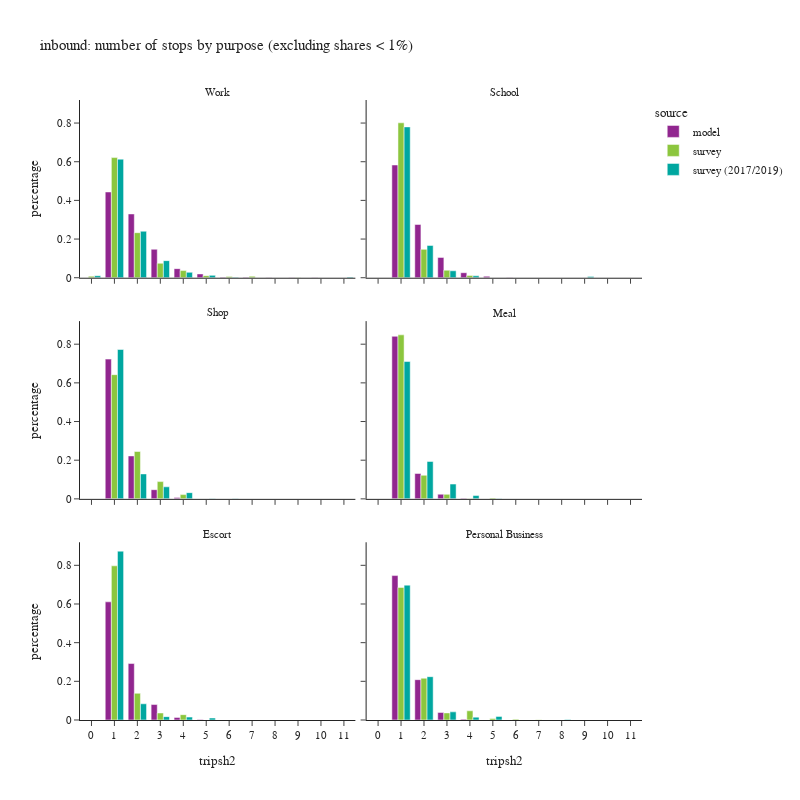

Notebook source saved alongside this figure:
### Code cell
df_plot = df_tour.groupby(['tripsh2','pdpurp_label','source'])['toexpfac'].sum().reset_index()
df_plot['percentage'] = df_plot.groupby(['pdpurp_label','source'], group_keys=False)['toexpfac']. \
    apply(lambda x: x / float(x.sum()))
df_plot2 = df_plot.loc[df_plot['percentage'] > 0.001]

fig = px.bar(df_plot2.sort_values(['source','pdpurp_label']),
             x="tripsh2", y="percentage", color="source",barmode="group",
             facet_col='pdpurp_label', facet_col_wrap=2,
             hover_data=['toexpfac'],
             title="inbound: number of stops by purpose (excluding shares < 1%)")
fig.update_layout(height=800, width=800)
fig.for_each_annotation(lambda a: a.update(text = a.text.split("=")[-1]))
fig.for_each_xaxis(lambda a: a.update(dict(dtick = 1, categoryorder='category ascending')))
fig.show()

### Figure 1 — Plotly figure (JSON) as saved in the notebook; plotly's stock layout.template omitted (floating-point values rounded to 4 significant figures)
{"data": [{"alignmentgroup": "True", "customdata": [[694700.0], [516700.0], [230400.0], [73580.0], [30930.0], [4710.0], [3679.0], [2856.0], [2255.0], [1610.0]], "hovertemplate": "source=model<br>pdpurp_label=Work<br>tripsh2=%{x}<br>percentage=%{y}<br>toexpfac=%{customdata[0]}<extra></extra>", "legendgroup": "model", "marker": {"color": "#91268F", "pattern": {"shape": ""}}, "name": "model", "offsetgroup": "model", "orientation": "v", "showlegend": true, "textposition": "auto", "type": "bar", "x": [1, 2, 3, 4, 5, 6, 7, 8, 9, 10], "xaxis": "x5", "y": [0.4435, 0.3299, 0.1471, 0.04698, 0.01975, 0.003007, 0.002349, 0.001824, 0.00144, 0.001028], "yaxis": "y5"}, {"alignmentgroup": "True", "customdata": [[335900.0], [158700.0], [60530.0], [14960.0], [4294.0], [591.0]], "hovertemplate": "source=model<br>pdpurp_label=School<br>tripsh2=%{x}<br>percentage=%{y}<br>toexpfac=%{customdata[0]}<extra></extra>", "legendgroup": "model", "marker": {"color": "#91268F", "pattern": {"shape": ""}}, "name": "model", "offsetgroup": "model", "orientation": "v", "showlegend": false, "textposition": "auto", "type": "bar", "x": [1, 2, 3, 4, 5, 6], "xaxis": "x6", "y": [0.5831, 0.2754, 0.1051, 0.02598, 0.007454, 0.001026], "yaxis": "y6"}, {"alignmentgroup": "True", "customdata": [[484500.0], [148800.0], [31860.0], [4348.0], [673.0]], "hovertemplate": "source=model<br>pdpurp_label=Shop<br>tripsh2=%{x}<br>percentage=%{y}<br>toexpfac=%{customdata[0]}<extra></extra>", "legendgroup": "model", "marker": {"color": "#91268F", "pattern": {"shape": ""}}, "name": "model", "offsetgroup": "model", "orientation": "v", "showlegend": false, "textposition": "auto", "type": "bar", "x": [1, 2, 3, 4, 5], "xaxis": "x3", "y": [0.7228, 0.222, 0.04753, 0.006487, 0.001004], "yaxis": "y3"}, {"alignmentgroup": "True", "customdata": [[573800.0], [89620.0], [16420.0], [2288.0]], "hovertemplate": "source=model<br>pdpurp_label=Meal<br>tripsh2=%{x}<br>percentage=%{y}<br>toexpfac=%{customdata[0]}<extra></extra>", "legendgroup": "model", "marker": {"color": "#91268F", "pattern": {"shape": ""}}, "name": "model", "offsetgroup": "model", "orientation": "v", "showlegend": false, "textposition": "auto", "type": "bar", "x": [1, 2, 3, 4], "xaxis": "x4", "y": [0.8407, 0.1313, 0.02405, 0.003352], "yaxis": "y4"}, {"alignmentgroup": "True", "customdata": [[477300.0], [228100.0], [62480.0], [10560.0], [2123.0]], "hovertemplate": "source=model<br>pdpurp_label=Escort<br>tripsh2=%{x}<br>percentage=%{y}<br>toexpfac=%{customdata[0]}<extra></extra>", "legendgroup": "model", "marker": {"color": "#91268F", "pattern": {"shape": ""}}, "name": "model", "offsetgroup": "model", "orientation": "v", "showlegend": false, "textposition": "auto", "type": "bar", "x": [1, 2, 3, 4, 5], "xaxis": "x", "y": [0.6111, 0.292, 0.07998, 0.01351, 0.002718], "yaxis": "y"}, {"alignmentgroup": "True", "customdata": [[266500.0], [74410.0], [14000.0], [1620.0]], "hovertemplate": "source=model<br>pdpurp_label=Personal Business<br>tripsh2=%{x}<br>percentage=%{y}<br>toexpfac=%{customdata[0]}<extra></extra>", "legendgroup": "model", "marker": {"color": "#91268F", "pattern": {"shape": ""}}, "name": "model", "offsetgroup": "model", "orientation": "v", "showlegend": false, "textposition": "auto", "type": "bar", "x": [1, 2, 3, 4], "xaxis": "x2", "y": [0.7469, 0.2086, 0.03926, 0.004541], "yaxis": "y2"}, {"alignmentgroup": "True", "customdata": [[10300.0], [830600.0], [311500.0], [99880.0], [49380.0], [14460.0], [7817.0], [10020.0], [1387.0]], "hovertemplate": "source=survey<br>pdpurp_label=Work<br>tripsh2=%{x}<br>percentage=%{y}<br>toexpfac=%{customdata[0]}<extra></extra>", "legendgroup": "survey", "marker": {"color": "#8CC63E", "pattern": {"shape": ""}}, "name": "survey", "offsetgroup": "survey", "orientation": "v", "showlegend": true, "textposition": "auto", "type": "bar", "x": [0, 1, 2, 3, 4, 5, 6, 7, 9], "xaxis": "x5", "y": [0.007707, 0.6214, 0.233, 0.07473, 0.03694, 0.01082, 0.005849, 0.007496, 0.001038], "yaxis": "y5"}, {"alignmentgroup": "True", "customdata": [[416600.0], [76270.0], [20230.0], [6342.0]], "hovertemplate": "source=survey<br>pdpurp_label=School<br>tripsh2=%{x}<br>percentage=%{y}<br>toexpfac=%{customdata[0]}<extra></extra>", "legendgroup": "survey", "marker": {"color": "#8CC63E", "pattern": {"shape": ""}}, "name": "survey", "offsetgroup": "survey", "orientation": "v", "showlegend": false, "textposition": "auto", "type": "bar", "x": [1, 2, 3, 4], "xaxis": "x6", "y": [0.8013, 0.1467, 0.03891, 0.0122], "yaxis": "y6"}, {"alignmentgroup": "True", "customdata": [[386300.0], [147300.0], [53680.0], [13340.0]], "hovertemplate": "source=survey<br>pdpurp_label=Shop<br>tripsh2=%{x}<br>percentage=%{y}<br>toexpfac=%{customdata[0]}<extra></extra>", "legendgroup": "survey", "marker": {"color": "#8CC63E", "pattern": {"shape": ""}}, "name": "survey", "offsetgroup": "survey", "orientation": "v", "showlegend": false, "textposition": "auto", "type": "bar", "x": [1, 2, 3, 4], "xaxis": "x3", "y": [0.6424, 0.2449, 0.08927, 0.02218], "yaxis": "y3"}, {"alignmentgroup": "True", "customdata": [[337700.0], [48550.0], [9245.0], [679.1], [1981.0]], "hovertemplate": "source=survey<br>pdpurp_label=Meal<br>tripsh2=%{x}<br>percentage=%{y}<br>toexpfac=%{customdata[0]}<extra></extra>", "legendgroup": "survey", "marker": {"color": "#8CC63E", "pattern": {"shape": ""}}, "name": "survey", "offsetgroup": "survey", "orientation": "v", "showlegend": false, "textposition": "auto", "type": "bar", "x": [1, 2, 3, 4, 5], "xaxis": "x4", "y": [0.8482, 0.1219, 0.02322, 0.001705, 0.004975], "yaxis": "y4"}, {"alignmentgroup": "True", "customdata": [[526600.0], [91170.0], [23930.0], [18220.0]], "hovertemplate": "source=survey<br>pdpurp_label=Escort<br>tripsh2=%{x}<br>percentage=%{y}<br>toexpfac=%{customdata[0]}<extra></extra>", "legendgroup": "survey", "marker": {"color": "#8CC63E", "pattern": {"shape": ""}}, "name": "survey", "offsetgroup": "survey", "orientation": "v", "showlegend": false, "textposition": "auto", "type": "bar", "x": [1, 2, 3, 4], "xaxis": "x", "y": [0.7974, 0.138, 0.03624, 0.02758], "yaxis": "y"}, {"alignmentgroup": "True", "customdata": [[210200.0], [66270.0], [11260.0], [14570.0], [2361.0], [1247.0], [479.3]], "hovertemplate": "source=survey<br>pdpurp_label=Personal Business<br>tripsh2=%{x}<br>percentage=%{y}<br>toexpfac=%{customdata[0]}<extra></extra>", "legendgroup": "survey", "marker": {"color": "#8CC63E", "pattern": {"shape": ""}}, "name": "survey", "offsetgroup": "survey", "orientation": "v", "showlegend": false, "textposition": "auto", "type": "bar", "x": [1, 2, 3, 4, 5, 6, 7], "xaxis": "x2", "y": [0.6857, 0.2162, 0.03673, 0.04753, 0.007702, 0.004066, 0.001563], "yaxis": "y2"}, {"alignmentgroup": "True", "customdata": [[17190.0], [1003000.0], [393200.0], [144600.0], [45630.0], [19990.0], [3356.0], [6034.0]], "hovertemplate": "source=survey (2017/2019)<br>pdpurp_label=Work<br>tripsh2=%{x}<br>percentage=%{y}<br>toexpfac=%{customdata[0]}<extra></extra>", "legendgroup": "survey (2017/2019)", "marker": {"color": "#00A7A0", "pattern": {"shape": ""}}, "name": "survey (2017/2019)", "offsetgroup": "survey (2017/2019)", "orientation": "v", "showlegend": true, "textposition": "auto", "type": "bar", "x": [0, 1, 2, 3, 4, 5, 6, 11], "xaxis": "x5", "y": [0.01051, 0.6133, 0.2405, 0.08847, 0.02791, 0.01223, 0.002052, 0.003691], "yaxis": "y5"}, {"alignmentgroup": "True", "customdata": [[409900.0], [87780.0], [18860.0], [5201.0], [3064.0]], "hovertemplate": "source=survey (2017/2019)<br>pdpurp_label=School<br>tripsh2=%{x}<br>percentage=%{y}<br>toexpfac=%{customdata[0]}<extra></extra>", "legendgroup": "survey (2017/2019)", "marker": {"color": "#00A7A0", "pattern": {"shape": ""}}, "name": "survey (2017/2019)", "offsetgroup": "survey (2017/2019)", "orientation": "v", "showlegend": false, "textposition": "auto", "type": "bar", "x": [1, 2, 3, 4, 9], "xaxis": "x6", "y": [0.7802, 0.1671, 0.03589, 0.0099, 0.005833], "yaxis": "y6"}, {"alignmentgroup": "True", "customdata": [[607400.0], [101500.0], [48990.0], [25260.0], [1334.0], [1738.0]], "hovertemplate": "source=survey (2017/2019)<br>pdpurp_label=Shop<br>tripsh2=%{x}<br>percentage=%{y}<br>toexpfac=%{customdata[0]}<extra></extra>", "legendgroup": "survey (2017/2019)", "marker": {"color": "#00A7A0", "pattern": {"shape": ""}}, "name": "survey (2017/2019)", "offsetgroup": "survey (2017/2019)", "orientation": "v", "showlegend": false, "textposition": "auto", "type": "bar", "x": [1, 2, 3, 4, 5, 6], "xaxis": "x3", "y": [0.7726, 0.1291, 0.06231, 0.03213, 0.001697, 0.002211], "yaxis": "y3"}, {"alignmentgroup": "True", "customdata": [[262300.0], [71480.0], [28250.0], [6376.0], [832.8]], "hovertemplate": "source=survey (2017/2019)<br>pdpurp_label=Meal<br>tripsh2=%{x}<br>percentage=%{y}<br>toexpfac=%{customdata[0]}<extra></extra>", "legendgroup": "survey (2017/2019)", "marker": {"color": "#00A7A0", "pattern": {"shape": ""}}, "name": "survey (2017/2019)", "offsetgroup": "survey (2017/2019)", "orientation": "v", "showlegend": false, "textposition": "auto", "type": "bar", "x": [1, 2, 3, 4, 5], "xaxis": "x4", "y": [0.7102, 0.1935, 0.07649, 0.01726, 0.002255], "yaxis": "y4"}, {"alignmentgroup": "True", "customdata": [[379800.0], [36480.0], [7596.0], [6501.0], [4435.0]], "hovertemplate": "source=survey (2017/2019)<br>pdpurp_label=Escort<br>tripsh2=%{x}<br>percentage=%{y}<br>toexpfac=%{customdata[0]}<extra></extra>", "legendgroup": "survey (2017/2019)", "marker": {"color": "#00A7A0", "pattern": {"shape": ""}}, "name": "survey (2017/2019)", "offsetgroup": "survey (2017/2019)", "orientation": "v", "showlegend": false, "textposition": "auto", "type": "bar", "x": [1, 2, 3, 4, 5], "xaxis": "x", "y": [0.8733, 0.08388, 0.01747, 0.01495, 0.0102], "yaxis": "y"}, {"alignmentgroup": "True", "customdata": [[568500.0], [182600.0], [34270.0], [12100.0], [15260.0], [1823.0]], "hovertemplate": "source=survey (2017/2019)<br>pdpurp_label=Personal Business<br>tripsh2=%{x}<br>percentage=%{y}<br>toexpfac=%{customdata[0]}<extra></extra>", "legendgroup": "survey (2017/2019)", "marker": {"color": "#00A7A0", "pattern": {"shape": ""}}, "name": "survey (2017/2019)", "offsetgroup": "survey (2017/2019)", "orientation": "v", "showlegend": false, "textposition": "auto", "type": "bar", "x": [1, 2, 3, 4, 5, 8], "xaxis": "x2", "y": [0.6976, 0.2241, 0.04205, 0.01485, 0.01873, 0.002237], "yaxis": "y2"}], "layout": {"annotations": [{"font": {}, "showarrow": false, "text": "Escort", "x": 0.245, "xanchor": "center", "xref": "paper", "y": 0.2867, "yanchor": "bottom", "yref": "paper"}, {"font": {}, "showarrow": false, "text": "Personal Business", "x": 0.755, "xanchor": "center", "xref": "paper", "y": 0.2867, "yanchor": "bottom", "yref": "paper"}, {"font": {}, "showarrow": false, "text": "Shop", "x": 0.245, "xanchor": "center", "xref": "paper", "y": 0.6433, "yanchor": "bottom", "yref": "paper"}, {"font": {}, "showarrow": false, "text": "Meal", "x": 0.755, "xanchor": "center", "xref": "paper", "y": 0.6433, "yanchor": "bottom", "yref": "paper"}, {"font": {}, "showarrow": false, "text": "Work", "x": 0.245, "xanchor": "center", "xref": "paper", "y": 1.0, "yanchor": "bottom", "yref": "paper"}, {"font": {}, "showarrow": false, "text": "School", "x": 0.755, "xanchor": "center", "xref": "paper", "y": 1.0, "yanchor": "bottom", "yref": "paper"}], "barmode": "group", "height": 800, "legend": {"title": {"text": "source"}, "tracegroupgap": 0}, "title": {"text": "inbound: number of stops by purpose (excluding shares < 1%)"}, "width": 800, "xaxis": {"anchor": "y", "categoryorder": "category ascending", "domain": [0.0, 0.49], "dtick": 1, "title": {"text": "tripsh2"}}, "xaxis2": {"anchor": "y2", "categoryorder": "category ascending", "domain": [0.51, 1.0], "dtick": 1, "matches": "x", "title": {"text": "tripsh2"}}, "xaxis3": {"anchor": "y3", "categoryorder": "category ascending", "domain": [0.0, 0.49], "dtick": 1, "matches": "x", "showticklabels": false}, "xaxis4": {"anchor": "y4", "categoryorder": "category ascending", "domain": [0.51, 1.0], "dtick": 1, "matches": "x", "showticklabels": false}, "xaxis5": {"anchor": "y5", "categoryorder": "category ascending", "domain": [0.0, 0.49], "dtick": 1, "matches": "x", "showticklabels": false}, "xaxis6": {"anchor": "y6", "categoryorder": "category ascending", "domain": [0.51, 1.0], "dtick": 1, "matches": "x", "showticklabels": false}, "yaxis": {"anchor": "x", "domain": [0.0, 0.2867], "title": {"text": "percentage"}}, "yaxis2": {"anchor": "x2", "domain": [0.0, 0.2867], "matches": "y", "showticklabels": false}, "yaxis3": {"anchor": "x3", "domain": [0.3567, 0.6433], "matches": "y", "title": {"text": "percentage"}}, "yaxis4": {"anchor": "x4", "domain": [0.3567, 0.6433], "matches": "y", "showticklabels": false}, "yaxis5": {"anchor": "x5", "domain": [0.7133, 1.0], "matches": "y", "title": {"text": "percentage"}}, "yaxis6": {"anchor": "x6", "domain": [0.7133, 1.0], "matches": "y", "showticklabels": false}}}
